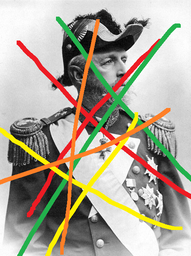
#> input picture Module B/OscarII.png, 191 x 256 px, shrunk from 447 x 600 before the run, found by its file name
$ python Heat_eq.py
#> lines starting #> are read from the running program, lines starting #| are printed output that depends on the picture; after the words box and inside, x2 and y2 are one past the last pixel; in counts of white or black regions, pixels touching at a corner belong together
import numpy as np
from PIL import Image
import matplotlib.pyplot as plt
from collections import Counter

class HeatEquation:
    def __init__(self, picture, k=1/2, h=1/2, iterations=100):

#> called with picture = 'OscarII.png', k = 0.5, h = 0.5, iterations = 100
        self.k = k #Heat eq. constant
        self.h = h #step size
        self.iterations = iterations #number of iterations

        img = Image.open(picture)
#> img is the input picture: PIL image 191x256 RGBA; mean R, G, B, A 172.5, 165.9, 150.8, 255
        self.img = img.convert("RGB")
        self.array = np.array(self.img)
        self.greyscale = np.array(self.img.convert("L"))
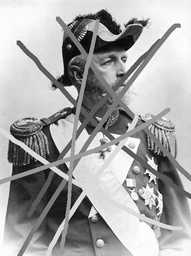
#> self.greyscale: shape (256, 191); min 0, max 255, mean 166.2

        self.mask = np.zeros((self.array.shape[0], self.array.shape[1])) #Create a mask of to store if bad or not

        self.width, self.height = img.size
#> self.width = 191; self.height = 256

        #If colour is not grey, then we label as damaged
        for y in range(self.height):
            for x in range(self.width):
                if not self.array[y, x][0] == self.array[y, x][1] == self.array[y, x][2]:  # If color is not grey
                    self.mask[y,x] = 1
                else:
                    self.mask[y,x] = 0
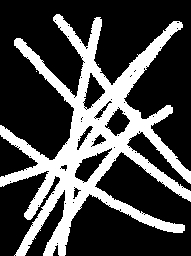
#> self.mask: shape (256, 191) float64; values 0 (black) and 1 (white), 28.2% white; 3 white regions (2 under 20 px), largest, box (x1, y1, x2, y2) and area: (0, 14, 191, 256) 13808

        #This is just for determinging the size of the pictures
        if self.width > self.height:
            self.size = 4*2*self.width/self.height, 4*self.height/self.height
        else:
            self.size = 4*2*self.width/self.width, 4*self.height/self.width
#> self.size = (8, 5.36)

    def Heat_eq(self, pix_restored):
        damaged_coords = np.argwhere(self.mask == 1) #Find the coord. where we have damaged pixels
        temp_colour = np.copy(pix_restored)
        counter = 0


        #Iteration for the heat equation
        for iteration in range(self.iterations):

            for (y, x) in damaged_coords:
                neighbours = []
                k = self.k
                h = self.h

                if y > 0:
                    neighbours.append(pix_restored[y-1, x]) #Lower neighbour
                if y < self.height - 1:
                    neighbours.append(pix_restored[y+1, x]) #Upper neighbour
                if x > 0:
                    neighbours.append(pix_restored[y, x-1]) #Left neighbour
                if x < self.width - 1:
                    neighbours.append(pix_restored[y, x+1]) #Right neighbour

                #Here we state that each damaged pixel should be the average of all it's neigbhours
                temp_colour[y,x] = pix_restored[y,x] + k*h*(np.sum(neighbours) - 4*pix_restored[y,x])


            if np.all(pix_restored- temp_colour == 0):
                    counter += 1
            else:
                        counter = 0

            if counter >= 3:
                    print(f"Converged after {iteration} iterations.")
                    return pix_restored
            pix_restored = np.copy(temp_colour) #Save the last iteration
#> this loop made 100 passes
#> pass 1, in Heat_eq, `pix_restored = np.copy(temp_colour)`:
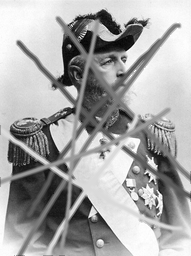
#> pix_restored: shape (256, 191); min 0, max 255, mean 166
#> after the loop:
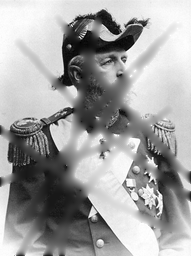
#> temp_colour: shape (256, 191); min 0, max 255, mean 161.4

        return pix_restored

    def restore(self, save=False):

        #Use the heat equation
        pix_restored = self.Heat_eq(self.greyscale)

        fig, axs = plt.subplots(1, 2, figsize=(self.size))
        axs[0].imshow(self.img)
        axs[0].set_title("Original Image")
        axs[0].axis('off')

        axs[1].imshow(pix_restored, cmap='gray')
        axs[1].set_title("Restored Image")
        axs[1].axis('off')

        fig.tight_layout()
        plt.show()

        if save:
            Image.fromarray(pix_restored.astype(np.uint8)).save(f"Restored_{self.picture}.png")


#Note that k*n<0.5
heat_eq = HeatEquation("OscarII.png", k=1/2, h=1/2, iterations=100)
heat_eq.restore()
